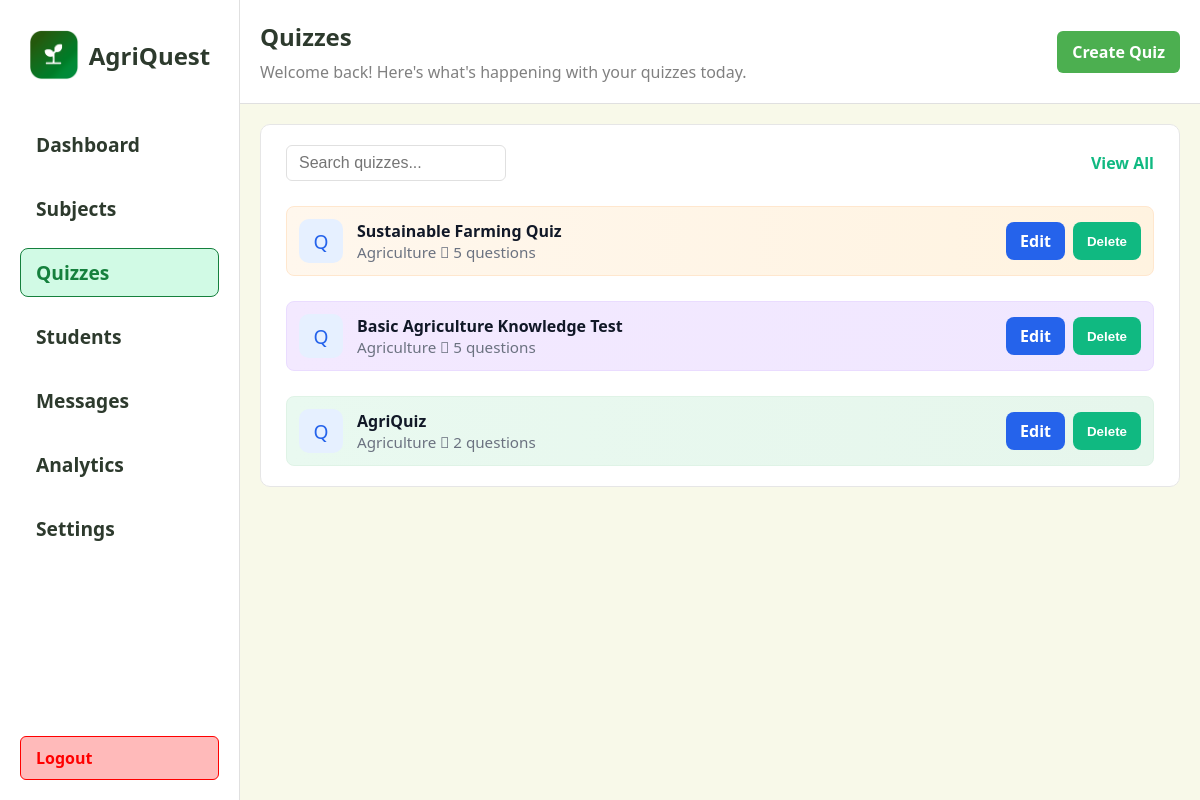
Screenshot of /teacher/quizzes (signed in) with the database file from the repository.
### app/models.py (models this page shows)
class Quiz(db.Model):
	id = db.Column(db.Integer, primary_key=True)
	title = db.Column(db.String(200), nullable=False)
	description = db.Column(db.Text)
	time_limit = db.Column(db.Integer, default=0)  # minutes
	difficulty = db.Column(db.String(50))
	teacher_id = db.Column(db.Integer, db.ForeignKey('teacher.id'), nullable=True)
	subject_id = db.Column(db.Integer, db.ForeignKey('subject.id'), nullable=True)
	questions = db.relationship('Question', backref='quiz', cascade='all, delete-orphan', lazy=True)
	created_at = db.Column(db.DateTime, nullable=False, default=db.func.now())

class Subject(db.Model):
	id = db.Column(db.Integer, primary_key=True)
	name = db.Column(db.String(120), unique=True, nullable=False)
	code = db.Column(db.String(20), unique=True)
	description = db.Column(db.Text)
	category = db.Column(db.String(50))
	grade_level = db.Column(db.String(20))
	quizzes = db.relationship('Quiz', backref='subject', lazy=True)

### app/routes.py (the view)
@main.route("/teacher/quizzes")
def teacher_quizzes():
    from .models import Quiz
    teacher_id = session.get('teacher_id')
    quizzes = []
    if teacher_id:
        quizzes = Quiz.query.filter_by(teacher_id=teacher_id).order_by(Quiz.id.desc()).all()
    return render_template("teacher/quizzes.html", quizzes=quizzes)

### app/templates/teacher/quizzes.html (shortened to what this page needs)
<!DOCTYPE html>
<html lang="en">
  <head>
    <link rel="stylesheet" href="{{ url_for('static', filename='css/animations.css') }}" />
  </head>
  <body>
    <div class="left">
      {% include 'partials/teacher_sidebar.html' %}
    </div>
    <div class="right">
      <div class="header">
        <div class="header-title">
          <span style="font-size: 1.5rem; font-weight: 700; color: #2d3a2d"
            >Quizzes</span
          >
          <span style="font-size: 1rem; color: grey"
            >Welcome back! Here's what's happening with your quizzes
            today.</span
          >
        </div>
        <div class="header-actions">
          <a href="{{ url_for('main.teacher_create_quiz') }}"
            style="
              padding: 10px 15px;
              border: none;
              border-radius: 6px;
              background-color: #4caf50;
              color: white;
              font-weight: 600;
              text-decoration: none;
            "
          >
            Create Quiz
          </a>
        </div>
      </div>
      <div class="section" style="width: 100%;">
        <div class="available-quizzes" style="width: 100%;">
          <div style="display: flex; justify-content: space-between; align-items: center;">
            <input id="quiz-search" type="text" placeholder="Search quizzes..." style="padding: 8px 12px; border-radius: 6px; border: 1px solid #e0e0e0; font-size: 1rem; width: 220px;" />
            <a style="color: #10b981; text-decoration: none; font-weight: 700">View All</a>
          </div>
          {% if quizzes and quizzes|length > 0 %}
            {% for quiz in quizzes %}
              {% set color_idx = (loop.index0 % 5) + 1 %}
              <div class="quiz-item quiz-color-{{ color_idx }}" data-title="{{ quiz.title|e }}" data-subject="{{ quiz.subject.name if quiz.subject else ''|e }}" style="border-radius: 8px; padding: 12px; display: flex; align-items: center; gap: 14px; margin-top: 10px;">
                <div style="width: 44px; height: 44px; border-radius: 10px; background: #e6f0ff; display: flex; align-items: center; justify-content: center; font-size: 1.2rem; color: #2563eb;">
                  Q
                </div>
                <div style="flex: 1;">
                  <div style="font-weight: 700; color: #111827;">{{ quiz.title }}</div>
                  <div style="color: #6b7280; font-size: 0.95rem;">{{ quiz.subject.name if quiz.subject else 'Unspecified' }}  {{ quiz.questions|length }} questions</div>
                </div>
                <div style="display: flex; gap: 8px;">
                  <a href="{{ url_for('main.teacher_edit_quiz', quiz_id=quiz.id) }}" class="btn blue">Edit</a>
                  <button class="btn green quiz-delete-btn" data-quiz-id="{{ quiz.id }}">Delete</button>
                </div>
              </div>
            {% endfor %}
          {% else %}
            <div style="padding:20px; color:#6b7280;">No quizzes found for your account yet. Click <a href="{{ url_for('main.teacher_create_quiz') }}">Create Quiz</a> to add one.</div>
          {% endif %}
        </div>
      </div>
    </div>
  </body>
</html>

### app/templates/teacher/quizzes.html (style rules this page uses)
* { box-sizing: border-box; margin: 0; padding: 0; }
body { font-family: "Segoe UI", Tahoma, Geneva, Verdana, sans-serif; background: #f8f9e9; min-height: 100vh; display: flex; }
.left { width: 20%; background: white; padding: 20px; display: flex; flex-direction: column; justify-content: space-between; min-height: 100vh; border-right: 1px solid #e0e0e0; }
.right { height: 100vh; width: 80%; overflow-y: scroll; padding-bottom: 20px; overflow-x: hidden; }
.header { width: 100%; background-color: #fff; border-bottom: 1px solid #e0e0e0; margin-bottom: 20px; padding: 20px; display: flex; justify-content: space-between; align-items: center; }
.header-title { display: flex; flex-direction: column; gap: 8px; }
.section { display: flex; gap: 20px; padding: 0 20px; margin-top: 20px; transform: translateX(100%); animation: slideIn 600ms ease-out forwards; }
.available-quizzes { width: 100%; background: white; border-radius: 10px; padding: 20px 25px; border: 1px solid #e6e6e6; display: flex; flex-direction: column; gap: 15px; }
.quiz-item { display: flex; align-items: center; gap: 14px; padding: 12px; border-radius: 8px; background: #fff; border: 1px solid transparent; }
.quiz-color-1 { background: linear-gradient(90deg, #fff7ed, #fff3e0); border: 1px solid #ffe7ce; }
.quiz-color-2 { background: linear-gradient(90deg, #f3e9ff, #f0e7ff); border: 1px solid #eadcff; }
.quiz-color-3 { background: linear-gradient(90deg, #e9f9f0, #e6f6ec); border: 1px solid #dff3e6; }
.btn { padding: 8px 14px; border-radius: 8px; border: none; font-weight: 700; text-decoration: none; cursor: pointer; }
.btn.green { background: #10b981; color: #fff; }
.btn.blue { background: #2563eb; color: #fff; }

### rows the page displays
Quiz: title "Sustainable Farming Quiz", subject "Agriculture", questions|length "5"
Quiz: title "Basic Agriculture Knowledge Test", subject "Agriculture", questions|length "5"
Quiz: title "AgriQuiz", subject "Agriculture", questions|length "2"
